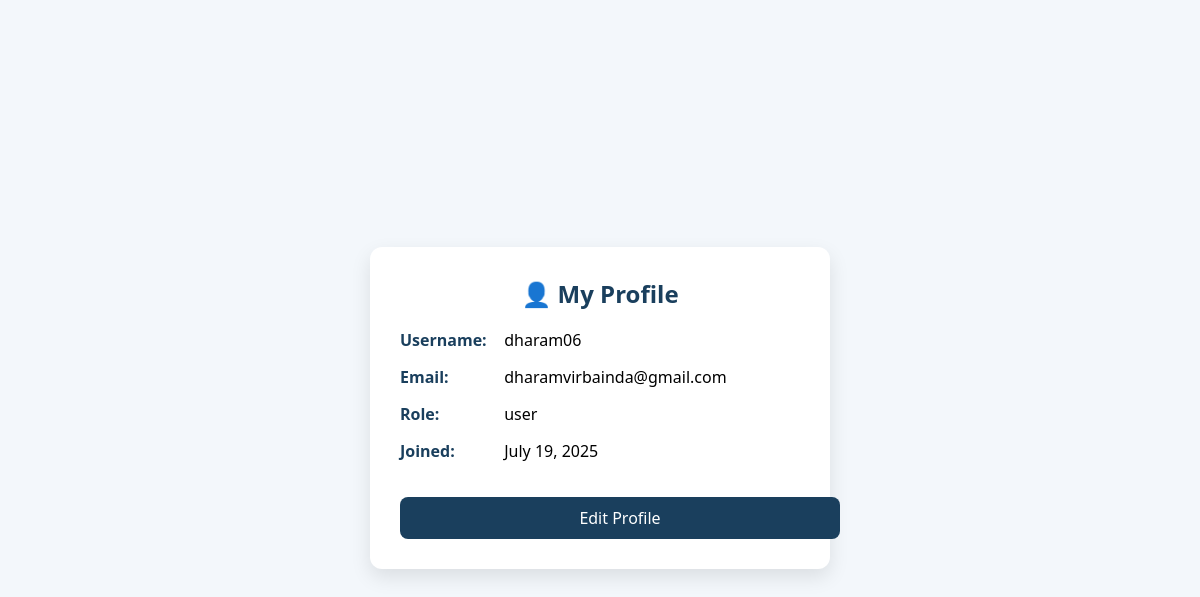
The app's page /scriptcode/user/profile.php (signed in) with its own data.
### tables this page shows
CREATE TABLE `users` (
  `id` int(11) NOT NULL,
  `username` varchar(100) NOT NULL,
  `email` varchar(150) DEFAULT NULL,
  `password` varchar(255) NOT NULL,
  `role` enum('admin','editor','user','viewer') DEFAULT 'user',
  `created_at` timestamp NULL DEFAULT current_timestamp()
);

### scriptcode/user/profile.php (the view, shortened to what this page needs)
<?php
require '../common/db.php';
$user_id = $_SESSION['user_id'];
$stmt = $pdo->prepare("SELECT username, email, role, created_at FROM users WHERE id = ?");
$stmt->execute([$user_id]);
$user = $stmt->fetch(PDO::FETCH_ASSOC);
?>
<!DOCTYPE html>
<html lang="en">
<head>
</head>
<body>
  <div class="profile-card">
    <h2>👤 My Profile</h2>
    <div class="profile-item"><strong>Username:</strong> <?= htmlspecialchars($user['username']) ?></div>
    <div class="profile-item"><strong>Email:</strong> <?= htmlspecialchars($user['email']) ?></div>
    <div class="profile-item"><strong>Role:</strong> <?= htmlspecialchars($user['role']) ?></div>
    <div class="profile-item"><strong>Joined:</strong> <?= date('F d, Y', strtotime($user['created_at'])) ?></div>
    <a href="edit-profile.php" class="btn">Edit Profile</a>
  </div>
</body>
</html>

### scriptcode/user/profile.php (style rules this page uses)
body { font-family: 'Segoe UI', sans-serif; background: #f3f7fb; display: flex; justify-content: center; align-items: center; height: 100vh; }
.profile-card { background: white; padding: 30px; border-radius: 12px; box-shadow: 0 8px 20px rgba(0,0,0,0.1); width: 400px; }
h2 { margin-top: 0; text-align: center; color: #1a3f5d; }
.profile-item { margin-bottom: 15px; font-size: 16px; }
.profile-item strong { display: inline-block; width: 100px; color: #1a3f5d; }
.btn { display: inline-block; text-align: center; padding: 10px 20px; background: #1a3f5d; color: white; text-decoration: none; border-radius: 8px; margin-top: 20px; width: 100%; }

### records on screen
users: username "dharam06", email "dharamvirbainda@gmail.com", role "user", created_at "July 19, 2025"
